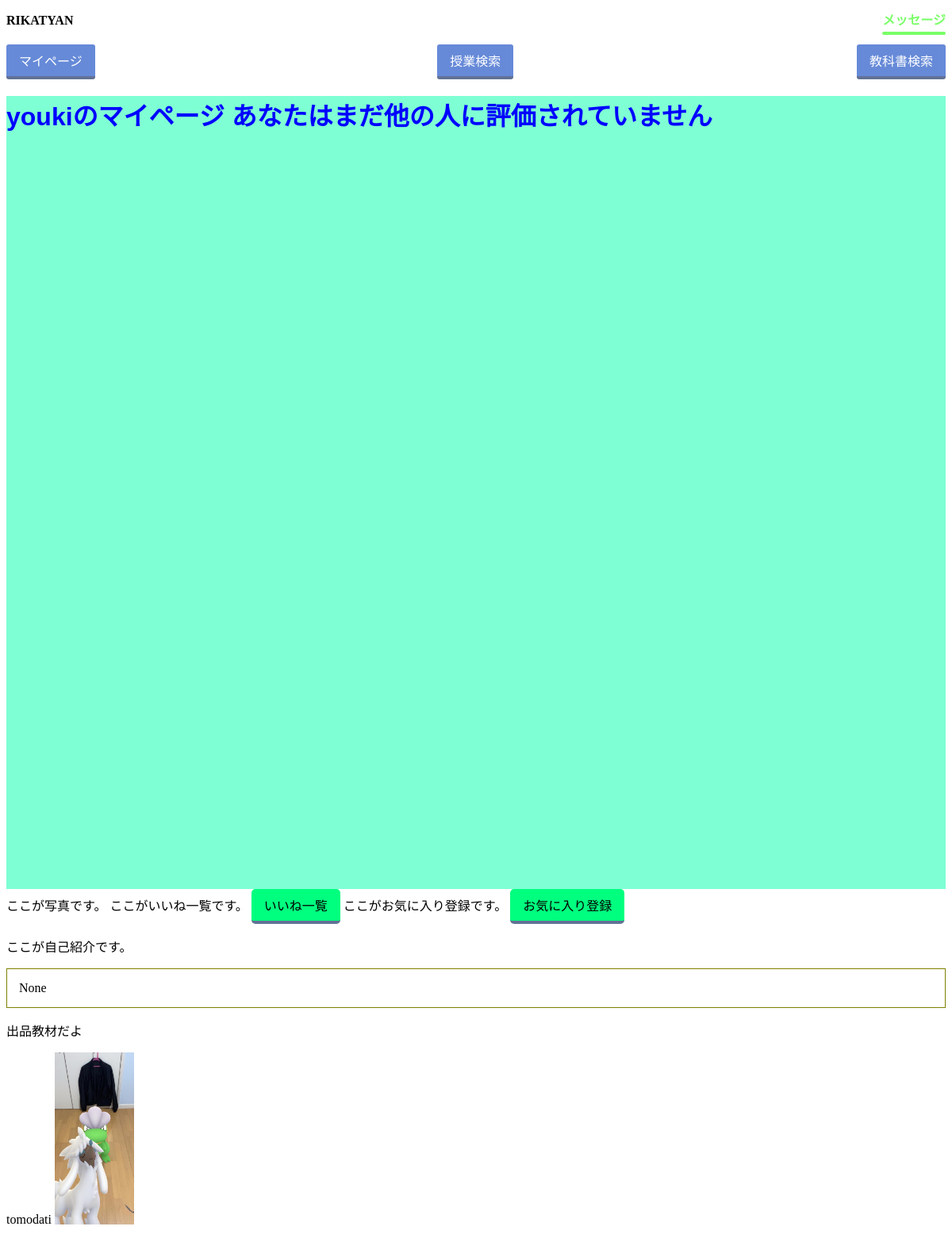
The page /mypage/4/ on the database as committed earlier.
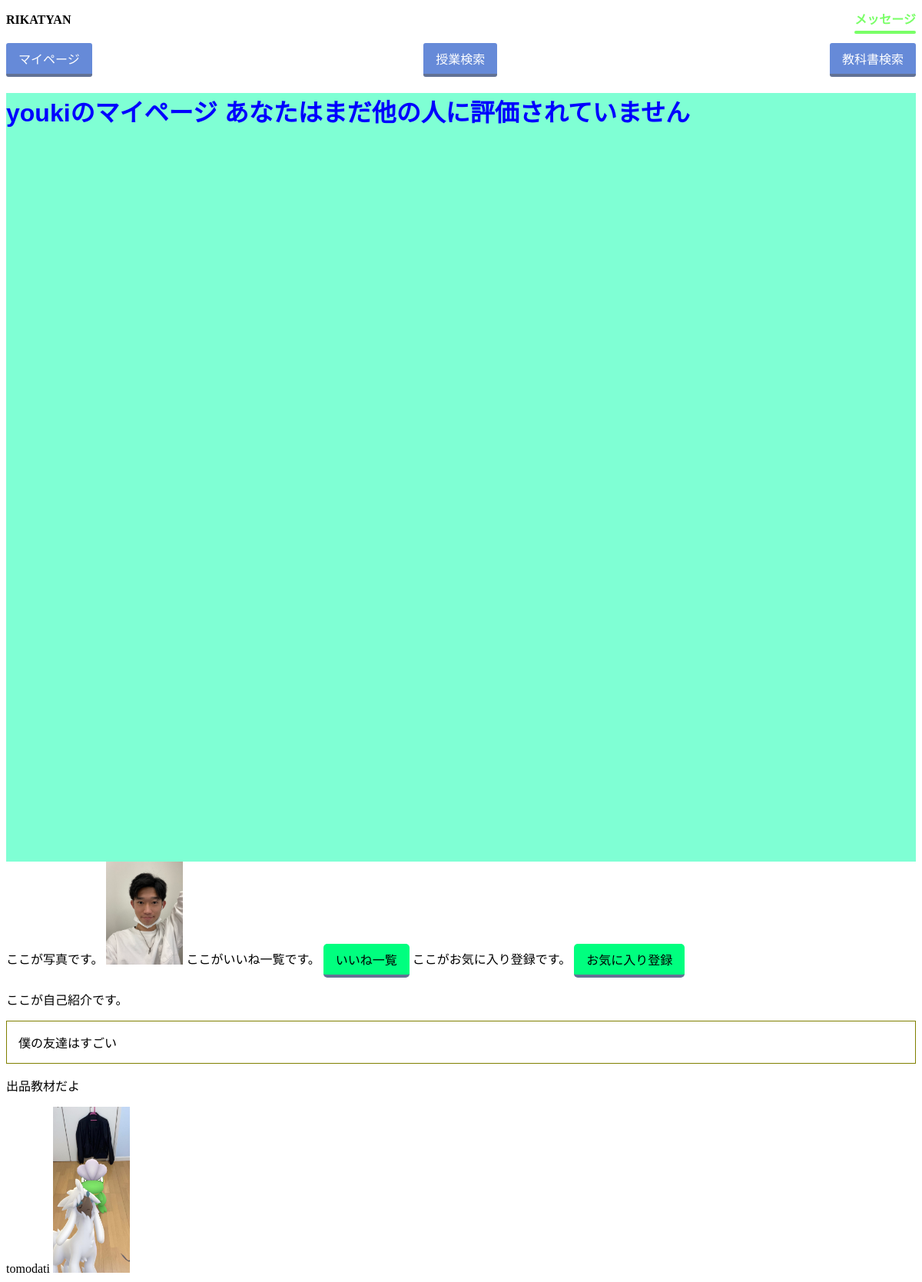
The same page on the database as committed later.
### users/models.py (models this page shows, shortened)
class Users(AbstractBaseUser, PermissionsMixin):
    user_id = models.AutoField(primary_key=True)
    username = models.CharField(verbose_name='username', max_length=10, unique=True, validators=[
                                MinLengthValidator(5,), RegexValidator(r'^[a-zA-Z0-9]*$',)])
    student_number = models.CharField(verbose_name='学籍番号', unique=True, max_length=7, validators=[
                                      MinLengthValidator(7,), RegexValidator(r'^[A-Z0-9]*$',)])
    email = models.EmailField(verbose_name='Email', max_length=50)
    image = models.ImageField(
        verbose_name='プロフィール画像', upload_to="src/users/static/users/image/", blank=True, null=True)
    user_comment = models.TextField(
        verbose_name='自己紹介', max_length=300, blank=True, null=True)  # 文字数？
    is_staff = models.BooleanField(default=False)
    is_admin = models.BooleanField(default=False)
    objects = MyUserManager()
    USERNAME_FIELD = 'username'
    REQUIRED_FIELDS = ['student_number']

### mypage/views.py (the view)
# urls.py: path('<int:pk>/', views.MypageView.as_view(), name='mypage'),
class MypageView(generic.DetailView):
    model = Users
    template_name = 'mypage/mypage.html'
    def get_context_data(self, **kwargs):
        context = super(MypageView, self).get_context_data(**kwargs)
        context.update({
            'texts_list': Texts.objects.all(),
            'ueval_avg': Uevals.objects.values('user_id').annotate(avg=models.Avg('eval'))
        })
        return context

### mypage/templates/mypage/mypage.html (shortened to what this page needs)
{% load static %}
<!DOCTYPE html>
    <head>
        <link href="{% static 'css/mypage.css' %}" rel="stylesheet">
        <link href="{% static 'classpages/head.css' %}" rel="stylesheet">
    </head>
    <body>
        {% include 'classpages/head.html' %}
        <div class="top">
            <h1>{{users.username}}のマイページ
                    {% if ueval_avg %}
                        {% for avg in ueval_avg %}
                            {{ avg.avg }}
                        {% endfor %}
                    {% else %}
                        あなたはまだ他の人に評価されていません
                    {% endif %}
        </div>
        <div>
            ここが写真です。
            {% if users.image %}
            <img src="{{users.image.url}}" width = 100px>
            {% endif %}
            ここがいいね一覧です。
            <a href="{% url 'like:like' user.user_id %}" class="button1">いいね一覧</a>
            ここがお気に入り登録です。
            <a href="{% url 'like:likely' user.user_id %}" class="button1">お気に入り登録</a>
            <p>ここが自己紹介です。</p>
            <div style="border: #808000 solid 1px; font-size: 100%; padding: 15px;">{{users.user_comment}}</div>
            <p>出品教材だよ</p>
            {% for text in texts_list %}
                {% if text.user_id.user_id == users.user_id %}
                    {{text.title}}
                    {% if text.image1 %}
                        <a href="{% url 'textpage:textpage' text.text_id%}"  alt="実装例" width="1200" height="814" class="aligncenter size-full wp-image-7509" >
                        <img src="{{text.image1.url}}" width = 100px></a>
                    {% endif %}
                {% endif %}
            {% endfor %}
        </div>
    </body>
</html>

Rows that differ between the two databases and show on the page:
changed Users "youki": image: picture added; user_comment "None" → "僕の友達はすごい"
